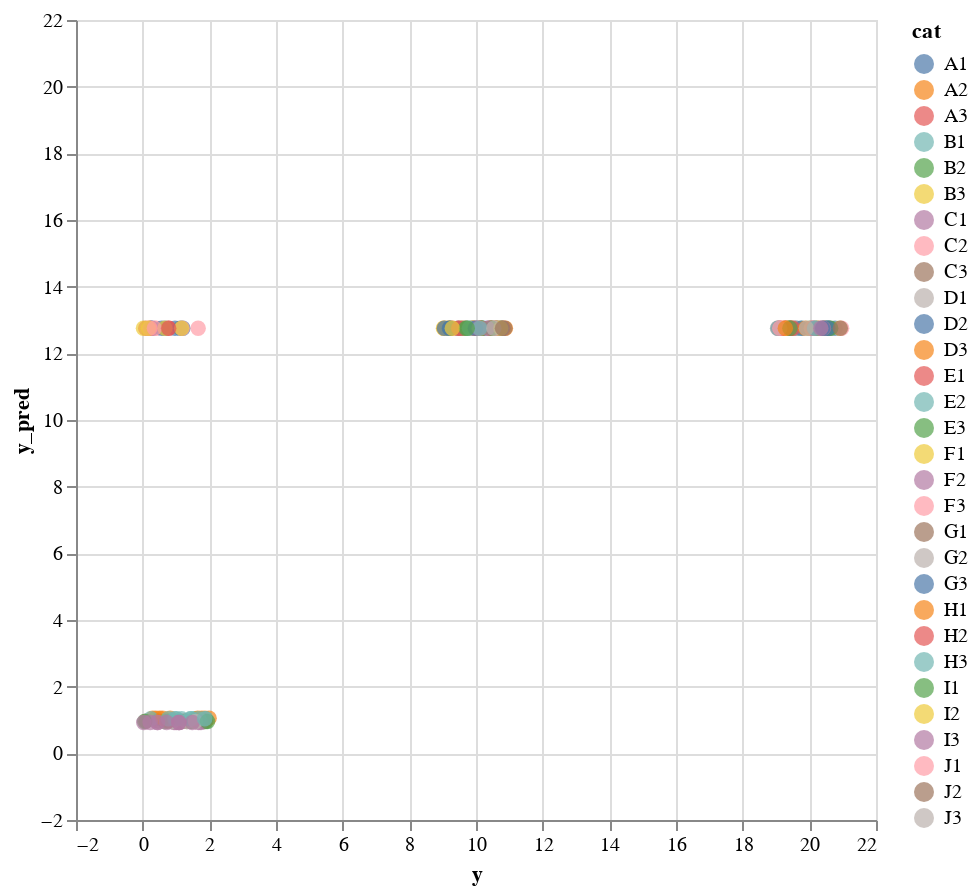

Notebook source saved alongside this figure:
### Code cell
create_scatter(source_fh)

### Figure 1 — Vega-Lite specification as saved in the notebook (floating-point values rounded to 4 significant figures; data arrays with more than 128 entries replaced by an {"elided": "..."} marker saying what was removed)
{"config": {"view": {"continuousWidth": 300, "continuousHeight": 300}}, "data": {"name": "data-d60dde3d07b5ef960dfea14a4b3d695f"}, "mark": {"type": "circle", "size": 60}, "encoding": {"color": {"field": "cat", "type": "nominal"}, "tooltip": {"field": "cat", "type": "nominal"}, "x": {"field": "y", "scale": {"domain": [-2, 22]}, "type": "quantitative"}, "y": {"field": "y_pred", "scale": {"domain": [-2, 22]}, "type": "quantitative"}}, "height": 400, "params": [{"name": "param_5", "select": {"type": "interval", "encodings": ["x", "y"]}, "bind": "scales"}], "width": 400, "$schema": "https://vega.github.io/schema/vega-lite/v5.16.3.json", "datasets": {"data-d60dde3d07b5ef960dfea14a4b3d695f": {"elided": "200 records"}}}
